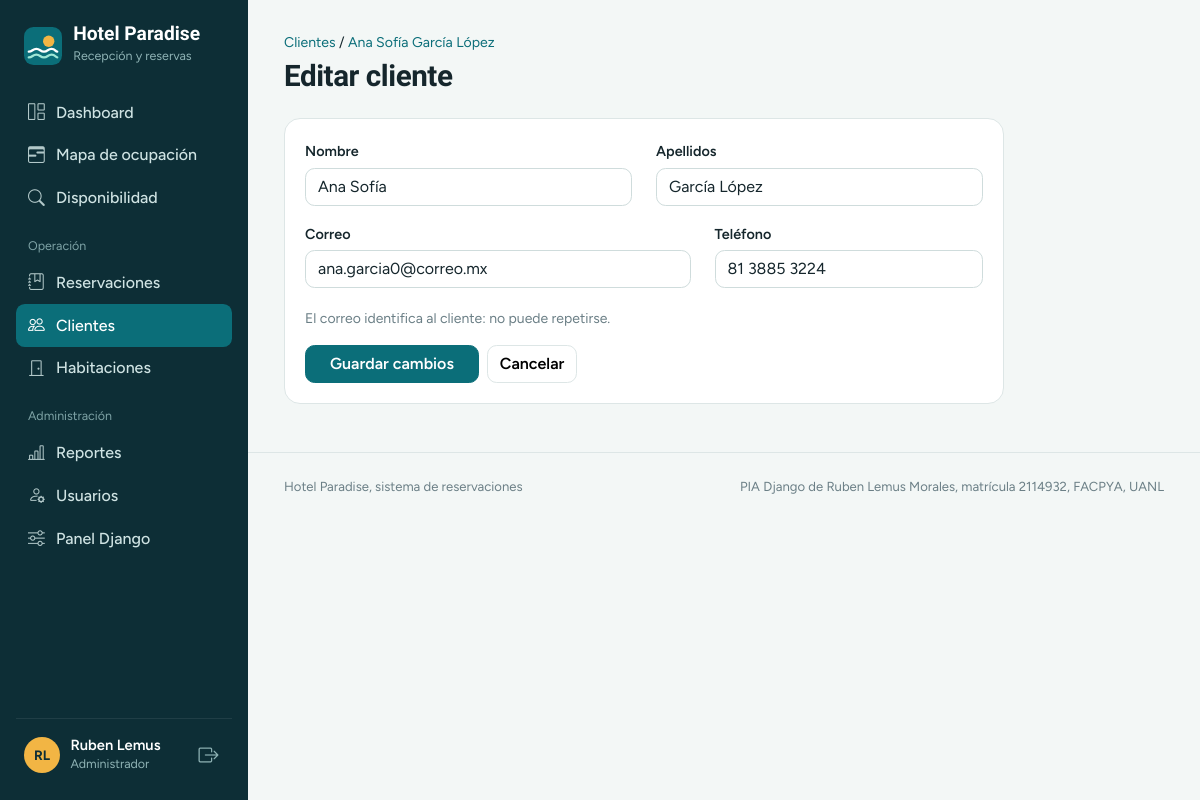
Page /clientes/31/editar/ (signed in) on the committed database.
### clientes/models.py (models this page shows, shortened)
class Cliente(models.Model):
    nombre = models.CharField(max_length=80)
    apellidos = models.CharField(max_length=120)
    correo = models.EmailField(
        unique=True,
        error_messages={"unique": "Ya hay un cliente registrado con este correo."},
    )
    telefono = models.CharField("teléfono", max_length=20, validators=[telefono_validator])
    fecha_registro = models.DateTimeField("fecha de registro", auto_now_add=True)
    class Meta:
        ordering = ["apellidos", "nombre"]
        constraints = [
            models.UniqueConstraint(Lower("correo"), name="cliente_correo_unico_ci"),
        ]
    def __str__(self):
        return self.nombre_completo
    @property
    def nombre_completo(self):
        return f"{self.nombre} {self.apellidos}"
    def get_absolute_url(self):
        return reverse("clientes:detalle", args=[self.pk])

### clientes/views.py (the view, shortened to what this page needs)
# urls.py: path("<int:pk>/editar/", views.ClienteUpdateView.as_view(), name="editar"),
class ClienteUpdateView(LoginRequiredMixin, UpdateView):
    model = Cliente
    form_class = ClienteForm
    template_name = "clientes/form.html"

### clientes/forms.py (shortened to what this page needs)
class ClienteForm(forms.ModelForm):
    class Meta:
        model = Cliente
        fields = ["nombre", "apellidos", "correo", "telefono"]
        widgets = {
            "nombre": forms.TextInput(attrs={"autocomplete": "given-name"}),
            "apellidos": forms.TextInput(attrs={"autocomplete": "family-name"}),
            "correo": forms.EmailInput(attrs={"placeholder": "nombre@correo.com", "autocomplete": "email"}),
            "telefono": forms.TextInput(attrs={"placeholder": "81 1234 5678", "autocomplete": "tel"}),
        }

### core/context_processors.py (called while the page is built)
def proyecto(request):
    return {
        "PROYECTO": settings.PROYECTO,
        "es_admin": es_admin(request.user),
        "rol_usuario": rol_de(request.user),
    }

### core/permisos.py (called while the page is built)
def es_admin(user):
    return user.is_authenticated and (
        user.is_superuser or user.groups.filter(name=GRUPO_ADMIN).exists()
    )

def rol_de(user):
    if not user.is_authenticated:
        return ""
    if es_admin(user):
        return GRUPO_ADMIN
    return GRUPO_RECEPCION

### core/templatetags/paradise.py (called while the page is built)
@register.filter
def campo(field, extra=""):
    widget = field.field.widget
    if isinstance(widget, forms.CheckboxInput):
        css = "form-check-input"
    elif isinstance(widget, forms.Select):
        css = "form-select"
    else:
        css = "form-control"
    if field.errors:
        css += " is-invalid"
    if extra:
        css += f" {extra}"
    attrs = {"class": css}
    if field.errors:
        attrs["aria-describedby"] = f"{field.auto_id}_error"
    return field.as_widget(attrs=attrs)

@register.filter
def es_checkbox(field):
    return isinstance(field.field.widget, forms.CheckboxInput)

### templates/clientes/form.html (shortened to what this page needs)
{% extends "base.html" %}
{% block content %}
<div class="page-head">
  <div>
    <div class="migas"><a href="{% url 'clientes:lista' %}">Clientes</a>{% if object %} / <a href="{{ object.get_absolute_url }}">{{ object }}</a>{% endif %}</div>
    <h1 class="mb-0">{% if object %}Editar cliente{% else %}Registrar cliente{% endif %}</h1>
  </div>
</div>
<form class="panel panel-body" style="max-width:720px" method="post" novalidate>
  <div class="row">
    <div class="col-sm-6">{% include "includes/campo.html" with f=form.nombre %}</div>
    <div class="col-sm-6">{% include "includes/campo.html" with f=form.apellidos %}</div>
    <div class="col-sm-7">{% include "includes/campo.html" with f=form.correo %}</div>
    <div class="col-sm-5">{% include "includes/campo.html" with f=form.telefono %}</div>
  </div>
  <p class="form-text">El correo identifica al cliente: no puede repetirse.</p>
  <div class="d-flex flex-wrap gap-2 mt-3">
    {% if object %}
      <button class="btn btn-primary px-4" type="submit">Guardar cambios</button>
      <a class="btn btn-light" href="{{ object.get_absolute_url }}">Cancelar</a>
    {% else %}
      <button class="btn btn-primary px-4" type="submit">Registrar cliente</button>
      <button class="btn btn-outline-primary" type="submit" formaction="?next=reservar">Registrar y reservar</button>
      <a class="btn btn-light" href="{% url 'clientes:lista' %}">Cancelar</a>
    {% endif %}
  </div>
</form>
{% endblock %}

### templates/base.html (shortened to what this page needs)
{% load static %}<!doctype html>
<html lang="es">
<head>
  <link href="https://cdn.jsdelivr.net/npm/bootstrap@5.3.3/dist/css/bootstrap.min.css" rel="stylesheet">
  <link href="https://cdn.jsdelivr.net/npm/bootstrap-icons@1.11.3/font/bootstrap-icons.min.css" rel="stylesheet">
  <link href="{% static 'css/paradise.css' %}" rel="stylesheet">
</head>
<body>
{% with url=request.resolver_match.view_name %}
  <aside class="app-sidebar offcanvas-lg offcanvas-start" tabindex="-1" id="sidebar" aria-label="Menú principal">
    <div class="offcanvas-body">
      <a class="brand" href="{% url 'core:dashboard' %}">
        <span><span class="brand-name d-block">{{ PROYECTO.nombre }}</span><span class="brand-sub">Recepción y reservas</span></span>
      </a>
      <nav class="app-nav nav flex-column">
        <a class="nav-link {% if url == 'core:dashboard' %}active{% endif %}" href="{% url 'core:dashboard' %}"><i class="bi bi-grid-1x2"></i>Dashboard</a>
        <a class="nav-link {% if url == 'reservaciones:ocupacion' %}active{% endif %}" href="{% url 'reservaciones:ocupacion' %}"><i class="bi bi-calendar3-range"></i>Mapa de ocupación</a>
        <a class="nav-link {% if url == 'reservaciones:disponibilidad' %}active{% endif %}" href="{% url 'reservaciones:disponibilidad' %}"><i class="bi bi-search"></i>Disponibilidad</a>
        <div class="nav-grupo">Operación</div>
        <a class="nav-link " href="{% url 'reservaciones:lista' %}"><i class="bi bi-journal-bookmark"></i>Reservaciones</a>
        <a class="nav-link {% if 'clientes:' in url %}active{% endif %}" href="{% url 'clientes:lista' %}"><i class="bi bi-people"></i>Clientes</a>
        <a class="nav-link {% if 'habitaciones:' in url %}active{% endif %}" href="{% url 'habitaciones:lista' %}"><i class="bi bi-door-closed"></i>Habitaciones</a>
        {% if es_admin %}
        <div class="nav-grupo">Administración</div>
        <a class="nav-link {% if url == 'core:reportes' %}active{% endif %}" href="{% url 'core:reportes' %}"><i class="bi bi-bar-chart-line"></i>Reportes</a>
        <a class="nav-link {% if 'core:usuario' in url %}active{% endif %}" href="{% url 'core:usuarios' %}"><i class="bi bi-person-gear"></i>Usuarios</a>
        <a class="nav-link" href="{% url 'admin:index' %}"><i class="bi bi-sliders"></i>Panel Django</a>
        {% endif %}
      </nav>
      <div class="sidebar-user">
        <span class="avatar">{{ user.first_name|default:user.username|slice:":1"|upper }}{{ user.last_name|slice:":1"|upper }}</span>
        <div class="flex-grow-1 overflow-hidden">
          <div class="nombre text-truncate">{{ user.get_full_name|default:user.username }}</div>
          <div class="rol">{{ rol_usuario }}</div>
        </div>
        <form method="post" action="{% url 'logout' %}">{% csrf_token %}
          <button class="btn-salir" type="submit" title="Cerrar sesión" aria-label="Cerrar sesión"><i class="bi bi-box-arrow-right fs-5"></i></button>
        </form>
      </div>
    </div>
  </aside>
{% endwith %}
  <div class="app-main">
    <main class="app-content">
      {% block content %}{% endblock %}
    </main>
    <footer class="app-footer d-flex flex-wrap justify-content-between gap-2">
      <span>{{ PROYECTO.nombre }}, sistema de reservaciones</span>
      <span>{{ PROYECTO.materia }} de {{ PROYECTO.autor }}, matrícula {{ PROYECTO.matricula }}, {{ PROYECTO.facultad }}</span>
    </footer>
  </div>
  <div class="toast-container position-fixed bottom-0 end-0 p-3" aria-live="polite">
  </div>
</body>
</html>

### templates/includes/campo.html (shortened to what this page needs)
{% load paradise %}{% if f|es_checkbox %}
<div class="form-check form-switch mb-3">
  {{ f|campo }}
  <label class="form-check-label fw-semibold" for="{{ f.id_for_label }}">{{ f.label }}</label>
  {% if f.help_text %}<div class="form-text">{{ f.help_text }}</div>{% endif %}
  {% for e in f.errors %}<div class="invalid-feedback d-block" id="{{ f.auto_id }}_error">{{ e }}</div>{% endfor %}
</div>
{% else %}
<div class="mb-3">
  <label class="form-label" for="{{ f.id_for_label }}">{{ f.label }}{% if not f.field.required %} <span class="text-secondary fw-normal">(opcional)</span>{% endif %}</label>
  {{ f|campo }}
</div>
{% endif %}

### static/css/paradise.css (style rules this page uses)
:root { --reef: #0d2e36; --reef-2: #164450; --lagoon: #0b6e79; --lagoon-dark: #08545c; --foam: #dcefec; --mist: #f3f7f6; --sun: #f2b544; --sun-soft: #fdf1d8; --coral: #d9604c; --coral-soft: #fbe5e0; --slate: #6b7f86; --line: #dde6e6; --ink: #15262c; --bs-primary: var(--lagoon); --bs-primary-rgb: 11, 110, 121; --bs-body-font-family: "Figtree", system-ui, sans-serif; --bs-body-color: var(--ink); --bs-body-bg: var(--mist); --bs-border-color: var(--line); --bs-link-color: var(--lagoon); --bs-link-hover-color: var(--lagoon-dark); --bs-link-color-rgb: 11, 110, 121; --bs-focus-ring-color: rgba(11, 110, 121, .3); --sidebar-w: 248px; }
h1, h2, h3, h4, .display-font { font-family: "Bricolage Grotesque", "Figtree", sans-serif; letter-spacing: -.015em; }
h1 { font-size: 1.85rem; font-weight: 700; }
.btn { font-weight: 600; border-radius: .6rem; }
.btn-primary { --bs-btn-bg: var(--lagoon); --bs-btn-border-color: var(--lagoon); --bs-btn-hover-bg: var(--lagoon-dark); --bs-btn-hover-border-color: var(--lagoon-dark); --bs-btn-active-bg: var(--lagoon-dark); --bs-btn-disabled-bg: var(--lagoon); }
.btn-light { --bs-btn-bg: #fff; --bs-btn-border-color: var(--line); --bs-btn-hover-bg: var(--foam); --bs-btn-hover-border-color: var(--foam); }
.app-sidebar { width: var(--sidebar-w); background: var(--reef) !important; color: #cfe3e3; }
.app-sidebar .offcanvas-body { background: var(--reef) !important; }
@media (min-width: 992px) { .app-sidebar { position: fixed; inset: 0 auto 0 0; } }
@media (min-width: 992px) { .app-main { margin-left: var(--sidebar-w); } }
.app-sidebar .offcanvas-body { display: flex; flex-direction: column; padding: 1.5rem 1rem; height: 100%; overflow-y: auto; }
.brand { display: flex; align-items: center; gap: .7rem; color: #fff; text-decoration: none; padding: 0 .5rem 1.5rem; }
.brand-name { font-family: "Bricolage Grotesque", sans-serif; font-size: 1.2rem; font-weight: 700; line-height: 1; }
.brand-sub { font-size: .78rem; color: #8fb3b5; }
.nav-grupo { font-size: .78rem; color: #7ea3a6; padding: 1.1rem .75rem .35rem; }
.app-nav .nav-link { color: #cfe3e3; border-radius: .55rem; padding: .55rem .75rem; display: flex; gap: .7rem; align-items: center; font-weight: 500; }
.app-nav .nav-link i { font-size: 1.05rem; opacity: .85; }
.app-nav .nav-link.active { background: var(--lagoon); color: #fff; }
.app-nav .nav-link.active i { opacity: 1; }
.sidebar-user { margin-top: auto; border-top: 1px solid rgba(255,255,255,.08); padding: 1rem .5rem 0; display: flex; align-items: center; gap: .65rem; }
.avatar { width: 36px; height: 36px; border-radius: 50%; display: grid; place-items: center; font-weight: 700; font-size: .85rem; background: var(--foam); color: var(--lagoon-dark); flex: none; }
.sidebar-user .avatar { background: var(--sun); color: var(--reef); }
.sidebar-user .nombre { color: #fff; font-weight: 600; font-size: .92rem; line-height: 1.2; }
.sidebar-user .rol { font-size: .78rem; color: #8fb3b5; }
.btn-salir { color: #8fb3b5; background: none; border: 0; padding: .35rem; border-radius: .4rem; }
.app-content { padding: 2rem clamp(1rem, 3vw, 2.5rem) 3rem; max-width: 1400px; }
.page-head { display: flex; flex-wrap: wrap; gap: 1rem; align-items: flex-end; justify-content: space-between; margin-bottom: 1.5rem; }
.migas { font-size: .88rem; margin-bottom: .35rem; }
.migas a { text-decoration: none; }
.app-footer { color: var(--slate); font-size: .82rem; padding: 1.5rem clamp(1rem, 3vw, 2.5rem); border-top: 1px solid var(--line); }
.panel { background: #fff; border: 1px solid var(--line); border-radius: 1rem; }
.panel-body { padding: 1.25rem; }
.form-control, .form-select { border-radius: .6rem; border-color: #cfdcdc; background-color: #fff; }
.form-label { font-weight: 600; font-size: .9rem; margin-bottom: .3rem; }
.form-text { color: var(--slate); }

### rows in the picture
Cliente: nombre+apellidos "Ana Sofía García López", nombre "Ana Sofía", apellidos "García López", correo "ana.garcia0@correo.mx", telefono "81 3885 3224"

### other values in the picture
{{ PROYECTO.nombre }} "Hotel Paradise"
{{ user.first_name|default:user.username|slice:":1"|upper }} "R"
{{ user.last_name|slice:":1"|upper }} "L"
{{ user.get_full_name|default:user.username }} "Ruben Lemus"
{{ rol_usuario }} "Administrador"
{{ f.label }} "Nombre Apellidos Correo Teléfono"
{{ PROYECTO.materia }} "PIA Django"
{{ PROYECTO.autor }} "Ruben Lemus Morales"
{{ PROYECTO.matricula }} "2114932"
{{ PROYECTO.facultad }} "FACPYA, UANL"
